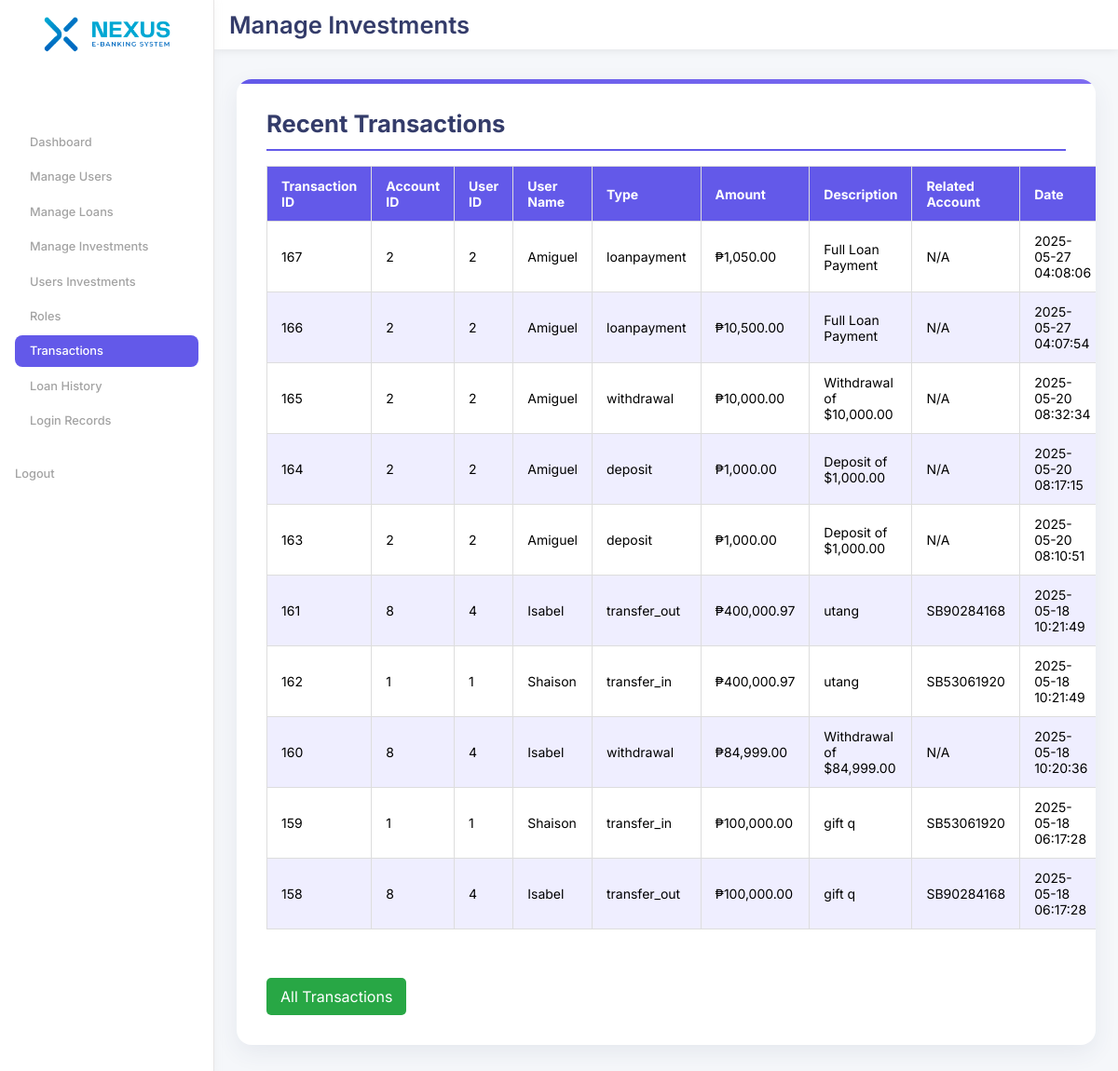
/admin/recent_transactions.php, run on an earlier commit of the app's database.
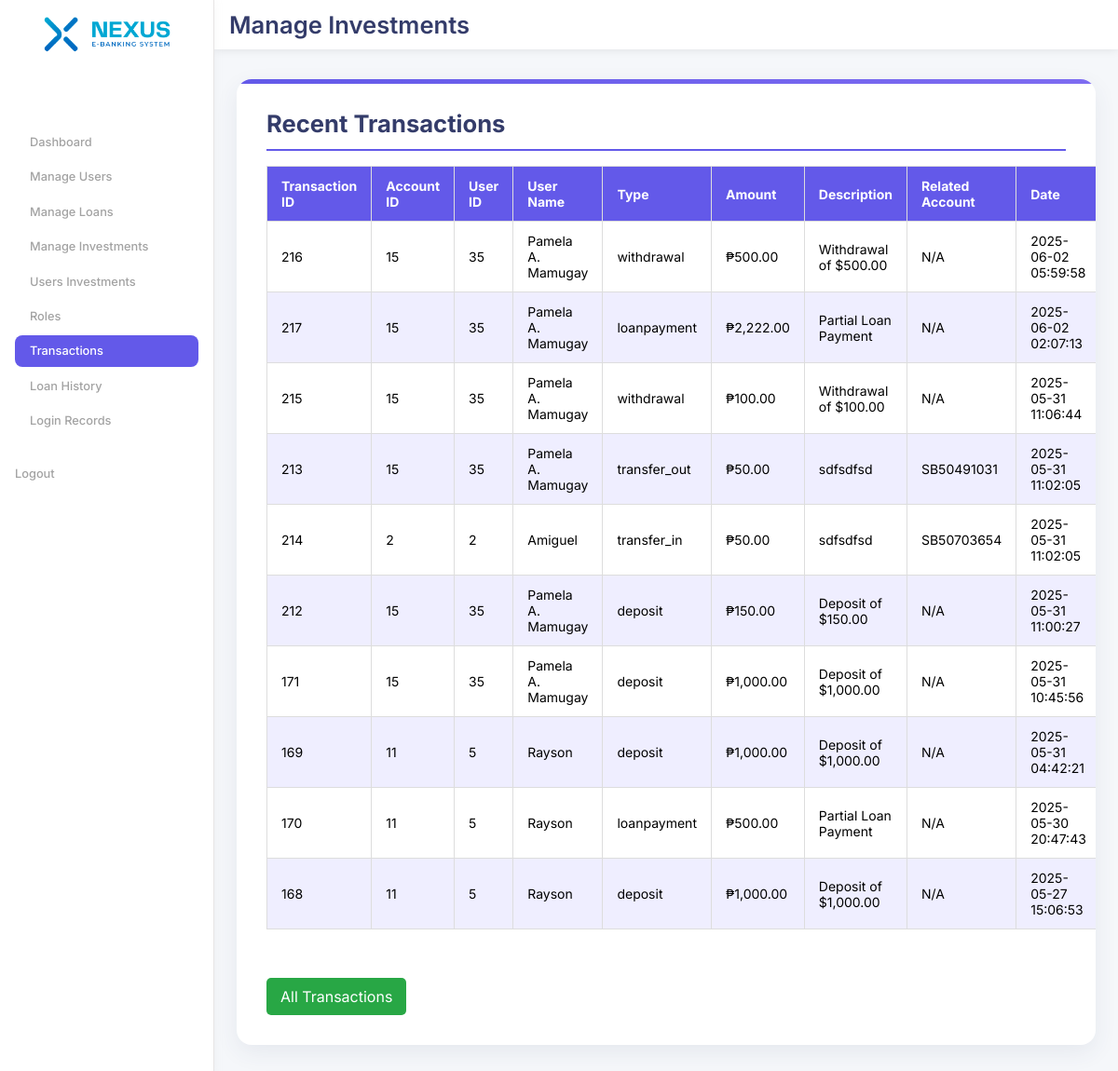
And on a later commit of the database.
### tables this page shows
CREATE TABLE IF NOT EXISTS `transactions` (
  `transaction_id` int NOT NULL AUTO_INCREMENT,
  `account_id` int NOT NULL,
  `type` enum('deposit','withdrawal','transfer_in','transfer_out','loanpayment') NOT NULL,
  `amount` decimal(15,2) NOT NULL,
  `description` varchar(255) DEFAULT NULL,
  `related_account_id` int DEFAULT NULL,
  `created_at` timestamp NULL DEFAULT CURRENT_TIMESTAMP,
  PRIMARY KEY (`transaction_id`),
  KEY `account_id` (`account_id`),
  KEY `related_account_id` (`related_account_id`)
);

CREATE TABLE IF NOT EXISTS `users` (
  `user_id` int NOT NULL AUTO_INCREMENT,
  `full_name` varchar(100) NOT NULL,
  `age` int NOT NULL,
  `birth_year` int NOT NULL,
  `email` varchar(100) NOT NULL,
  `address` text NOT NULL,
  `occupation` varchar(50) NOT NULL,
  `phone` varchar(20) NOT NULL,
  `password_hash` varchar(255) NOT NULL,
  `created_at` timestamp NULL DEFAULT CURRENT_TIMESTAMP,
  `is_admin` tinyint(1) DEFAULT '0',
  `status` enum('pending','approved','rejected') DEFAULT 'pending',
  `is_active` tinyint(1) NOT NULL DEFAULT '1',
  `reset_token` varchar(255) DEFAULT NULL,
  `reset_expires_at` datetime DEFAULT NULL,
  `profile_picture` varchar(255) DEFAULT NULL,
  `login_attempts` int NOT NULL DEFAULT '0',
  `blocked_until` datetime DEFAULT NULL,
  PRIMARY KEY (`user_id`),
  UNIQUE KEY `email` (`email`)
);

CREATE TABLE IF NOT EXISTS `accounts` (
  `account_id` int NOT NULL AUTO_INCREMENT,
  `user_id` int NOT NULL,
  `account_number` varchar(20) NOT NULL,
  `balance` decimal(15,2) DEFAULT '0.00',
  `created_at` timestamp NULL DEFAULT CURRENT_TIMESTAMP,
  PRIMARY KEY (`account_id`),
  UNIQUE KEY `account_number` (`account_number`),
  KEY `user_id` (`user_id`)
);

### admin/recent_transactions.php (the view, shortened to what the changed rows need)
<?php
require_once '../includes/db.php';
try {
    $sql = "
        SELECT
            t.transaction_id,
            t.account_id,
            t.type,
            t.amount,
            t.description,
            t.related_account_id,
            t.created_at,
            u.user_id,
            u.full_name,
            ra.account_number AS related_account_number
        FROM transactions t
        JOIN accounts a ON t.account_id = a.account_id
        JOIN users u ON a.user_id = u.user_id
        LEFT JOIN accounts ra ON t.related_account_id = ra.account_id
        ORDER BY t.created_at DESC
        LIMIT 10
    ";
    $stmt = $pdo->query($sql);
    $transactions = $stmt->fetchAll();
} catch (PDOException $e) {
    error_log("Error fetching transactions: " . $e->getMessage());
    die("Error fetching transactions. Please try again later.");
}
?>
<!DOCTYPE html>
<html lang="en">
<head>
    <link rel="stylesheet" href="../assets/css/admin-main.css">
    <link rel="stylesheet" href="../assets/css/admin-recent-transactions.css">
</head>
<body>
 <div class="wrapper">
 <main class="container">
        <header>
            <h1>Manage Investments</h1>
        </header>
        <div class="content">
            <div>
        <h1>Recent Transactions</h1>
        <table>
            <thead>
                <tr style="background-color: #f4f4f4;">
                    <th>Transaction ID</th>
                    <th>Account ID</th>
                    <th>User ID</th>
                    <th>User Name</th>
                    <th>Type</th>
                    <th>Amount</th>
                    <th>Description</th>
                    <th>Related Account</th>
                    <th>Date</th>
                </tr>
            </thead>
            <tbody>
                <?php if (!empty($transactions)): ?>
                    <?php foreach ($transactions as $transaction): ?>
                        <tr>
                            <td data-label="Transaction ID"><?php echo $transaction['transaction_id']; ?></td>
                            <td data-label="Account ID"><?php echo $transaction['account_id']; ?></td>
                            <td data-label="User ID"><?php echo $transaction['user_id']; ?></td>
                            <td data-label="User Name"><?php echo htmlspecialchars($transaction['full_name']); ?></td>
                            <td data-label="Type"><?php echo htmlspecialchars($transaction['type']); ?></td>
                            <td data-label="Amount"><?php echo "₱" . number_format($transaction['amount'], 2); ?></td>
                            <td data-label="Description"><?php echo !empty($transaction['description']) ? htmlspecialchars($transaction['description']) : 'N/A'; ?></td>
                            <td data-label="Related Account"><?php echo !empty($transaction['related_account_number']) ? htmlspecialchars($transaction['related_account_number']) : 'N/A'; ?></td>
                            <td data-label="Date">
                                <?php
                                    echo !empty($transaction['created_at']) && strtotime($transaction['created_at'])
                                        ? date("Y-m-d H:i:s", strtotime($transaction['created_at']))
                                        : 'N/A';
                                ?>
                            </td>
                        </tr>
                    <?php endforeach; ?>
                <?php else: ?>
                    <tr>
                        <td colspan="9">No recent transactions found.</td>
                    </tr>
                <?php endif; ?>
            </tbody>
        </table>
    </div>
        </div>
</main>
</div>
</body>
</html>

What changed in the data, as far as the page shows it:
no longer on this page (row unchanged): transactions: transaction_id "167", account "2", users.user_id "2", users.full_name "Amiguel", type "loanpayment", amount "1,050.00", description "Full Loan Payment", shows "N/A", created_at "2025-05-27 04:08:06"
no longer on this page (row unchanged): transactions: transaction_id "166", account "2", users.user_id "2", users.full_name "Amiguel", type "loanpayment", amount "10,500.00", description "Full Loan Payment", shows "N/A", created_at "2025-05-27 04:07:54"
no longer on this page (row unchanged): transactions: transaction_id "165", account "2", users.user_id "2", users.full_name "Amiguel", type "withdrawal", amount "10,000.00", description "Withdrawal of $10,000.00", shows "N/A", created_at "2025-05-20 08:32:34"
no longer on this page (row unchanged): transactions: transaction_id "164", account "2", users.user_id "2", users.full_name "Amiguel", type "deposit", amount "1,000.00", description "Deposit of $1,000.00", shows "N/A", created_at "2025-05-20 08:17:15"
no longer on this page (row unchanged): transactions: transaction_id "163", account "2", users.user_id "2", users.full_name "Amiguel", type "deposit", amount "1,000.00", description "Deposit of $1,000.00", shows "N/A", created_at "2025-05-20 08:10:51"
no longer on this page (row unchanged): transactions: transaction_id "161", account "8", users.user_id "4", users.full_name "Isabel", type "transfer_out", amount "400,000.97", description "utang", related_account.account_number "SB90284168", created_at "2025-05-18 10:21:49"
no longer on this page (row unchanged): transactions: transaction_id "162", account "1", users.user_id "1", users.full_name "Shaison", type "transfer_in", amount "400,000.97", description "utang", related_account.account_number "SB53061920", created_at "2025-05-18 10:21:49"
no longer on this page (row unchanged): transactions: transaction_id "160", account "8", users.user_id "4", users.full_name "Isabel", type "withdrawal", amount "84,999.00", description "Withdrawal of $84,999.00", shows "N/A", created_at "2025-05-18 10:20:36"
no longer on this page (row unchanged): transactions: transaction_id "159", account "1", users.user_id "1", users.full_name "Shaison", type "transfer_in", amount "100,000.00", description "gift q", related_account.account_number "SB53061920", created_at "2025-05-18 06:17:28"
no longer on this page (row unchanged): transactions: transaction_id "158", account "8", users.user_id "4", users.full_name "Isabel", type "transfer_out", amount "100,000.00", description "gift q", related_account.account_number "SB90284168", created_at "2025-05-18 06:17:28"
added transactions: transaction_id "216", account "15", users.user_id "35", users.full_name "Pamela A. Mamugay", type "withdrawal", amount "500.00", description "Withdrawal of $500.00", shows "N/A", created_at "2025-06-02 05:59:58"
added transactions: transaction_id "217", account "15", users.user_id "35", users.full_name "Pamela A. Mamugay", type "loanpayment", amount "2,222.00", description "Partial Loan Payment", shows "N/A", created_at "2025-06-02 02:07:13"
added transactions: transaction_id "215", account "15", users.user_id "35", users.full_name "Pamela A. Mamugay", type "withdrawal", amount "100.00", description "Withdrawal of $100.00", shows "N/A", created_at "2025-05-31 11:06:44"
added transactions: transaction_id "213", account "15", users.user_id "35", users.full_name "Pamela A. Mamugay", type "transfer_out", amount "50.00", description "sdfsdfsd", related_account.account_number "SB50491031", created_at "2025-05-31 11:02:05"
added transactions: transaction_id "214", account "2", users.user_id "2", users.full_name "Amiguel", type "transfer_in", amount "50.00", description "sdfsdfsd", related_account.account_number "SB50703654", created_at "2025-05-31 11:02:05"
added transactions: transaction_id "212", account "15", users.user_id "35", users.full_name "Pamela A. Mamugay", type "deposit", amount "150.00", description "Deposit of $150.00", shows "N/A", created_at "2025-05-31 11:00:27"
added transactions: transaction_id "171", account "15", users.user_id "35", users.full_name "Pamela A. Mamugay", type "deposit", amount "1,000.00", description "Deposit of $1,000.00", shows "N/A", created_at "2025-05-31 10:45:56"
added transactions: transaction_id "169", account "11", users.user_id "5", users.full_name "Rayson", type "deposit", amount "1,000.00", description "Deposit of $1,000.00", shows "N/A", created_at "2025-05-31 04:42:21"
added transactions: transaction_id "170", account "11", users.user_id "5", users.full_name "Rayson", type "loanpayment", amount "500.00", description "Partial Loan Payment", shows "N/A", created_at "2025-05-30 20:47:43"
added transactions: transaction_id "168", account "11", users.user_id "5", users.full_name "Rayson", type "deposit", amount "1,000.00", description "Deposit of $1,000.00", shows "N/A", created_at "2025-05-27 15:06:53"
